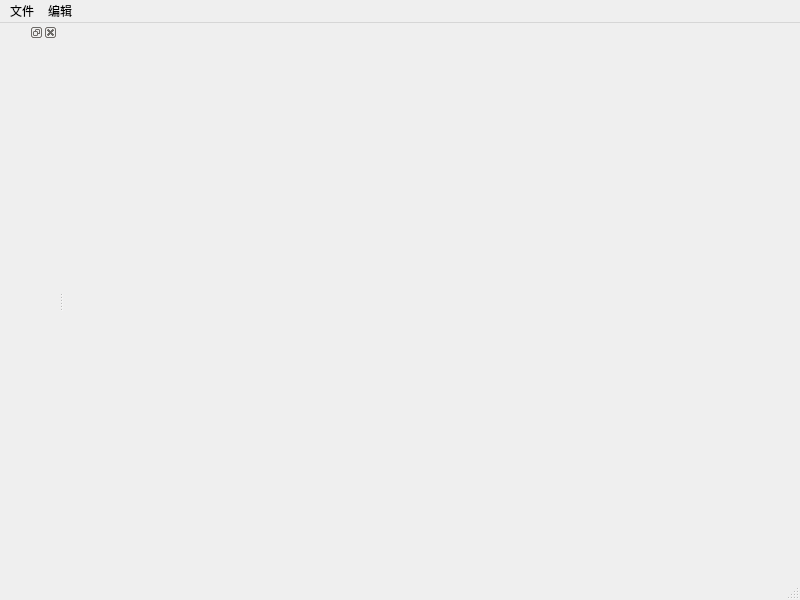
<?xml version="1.0" encoding="UTF-8"?>
<ui version="4.0">
 <class>MainWindow</class>
 <widget class="QMainWindow" name="MainWindow">
  <property name="geometry">
   <rect>
    <x>0</x>
    <y>0</y>
    <width>800</width>
    <height>600</height>
   </rect>
  </property>
  <property name="windowTitle">
   <string>MainWindow</string>
  </property>
  <widget class="QWidget" name="centralwidget"/>
  <widget class="QMenuBar" name="menubar">
   <property name="geometry">
    <rect>
     <x>0</x>
     <y>0</y>
     <width>800</width>
     <height>23</height>
    </rect>
   </property>
   <widget class="QMenu" name="menu">
    <property name="title">
     <string>文件</string>
    </property>
    <addaction name="actionnew"/>
    <addaction name="separator"/>
    <addaction name="actionopen"/>
    <addaction name="separator"/>
    <addaction name="actionerror"/>
    <addaction name="separator"/>
    <addaction name="actioninfomation"/>
    <addaction name="separator"/>
    <addaction name="actionquestion"/>
    <addaction name="separator"/>
    <addaction name="actionwarning"/>
   </widget>
   <widget class="QMenu" name="menu_2">
    <property name="title">
     <string>编辑</string>
    </property>
    <addaction name="actioncolorDialog"/>
    <addaction name="separator"/>
    <addaction name="actionfileDialog"/>
    <addaction name="separator"/>
    <addaction name="actionfontDialog"/>
   </widget>
   <addaction name="menu"/>
   <addaction name="menu_2"/>
  </widget>
  <widget class="QStatusBar" name="statusbar"/>
  <widget class="QDockWidget" name="dockWidget">
   <property name="allowedAreas">
    <set>Qt::LeftDockWidgetArea|Qt::RightDockWidgetArea</set>
   </property>
   <attribute name="dockWidgetArea">
    <number>1</number>
   </attribute>
   <widget class="QWidget" name="dockWidgetContents"/>
  </widget>
  <action name="actionnew">
   <property name="text">
    <string>新建</string>
   </property>
  </action>
  <action name="actionopen">
   <property name="text">
    <string>打开</string>
   </property>
  </action>
  <action name="actionerror">
   <property name="text">
    <string>错误提示</string>
   </property>
  </action>
  <action name="actioninfomation">
   <property name="text">
    <string>信息提示</string>
   </property>
  </action>
  <action name="actionquestion">
   <property name="text">
    <string>询问提示</string>
   </property>
  </action>
  <action name="actionwarning">
   <property name="text">
    <string>警告提示</string>
   </property>
  </action>
  <action name="actioncolorDialog">
   <property name="text">
    <string>colorDialog</string>
   </property>
  </action>
  <action name="actionfileDialog">
   <property name="text">
    <string>fileDialog</string>
   </property>
  </action>
  <action name="actionfontDialog">
   <property name="text">
    <string>fontDialog</string>
   </property>
  </action>
 </widget>
 <resources/>
 <connections/>
</ui>
